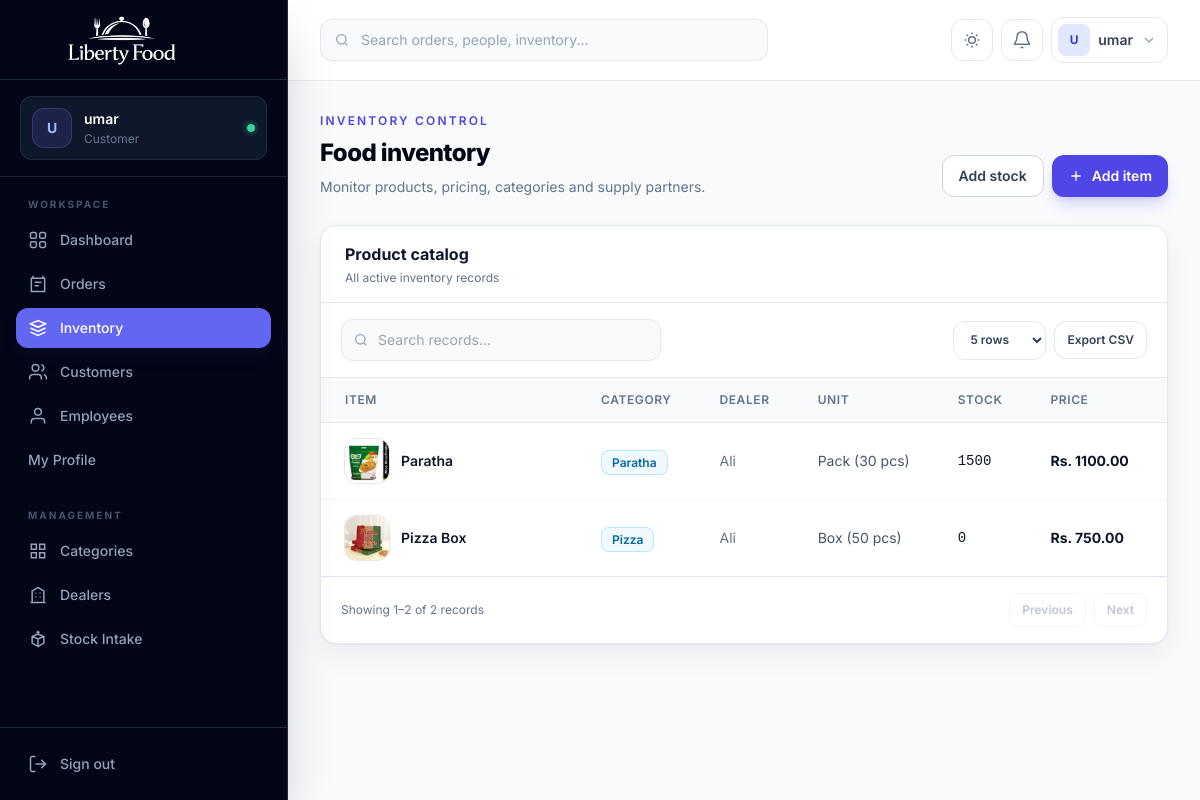
Before: /foods/ (signed in) with the older database file.
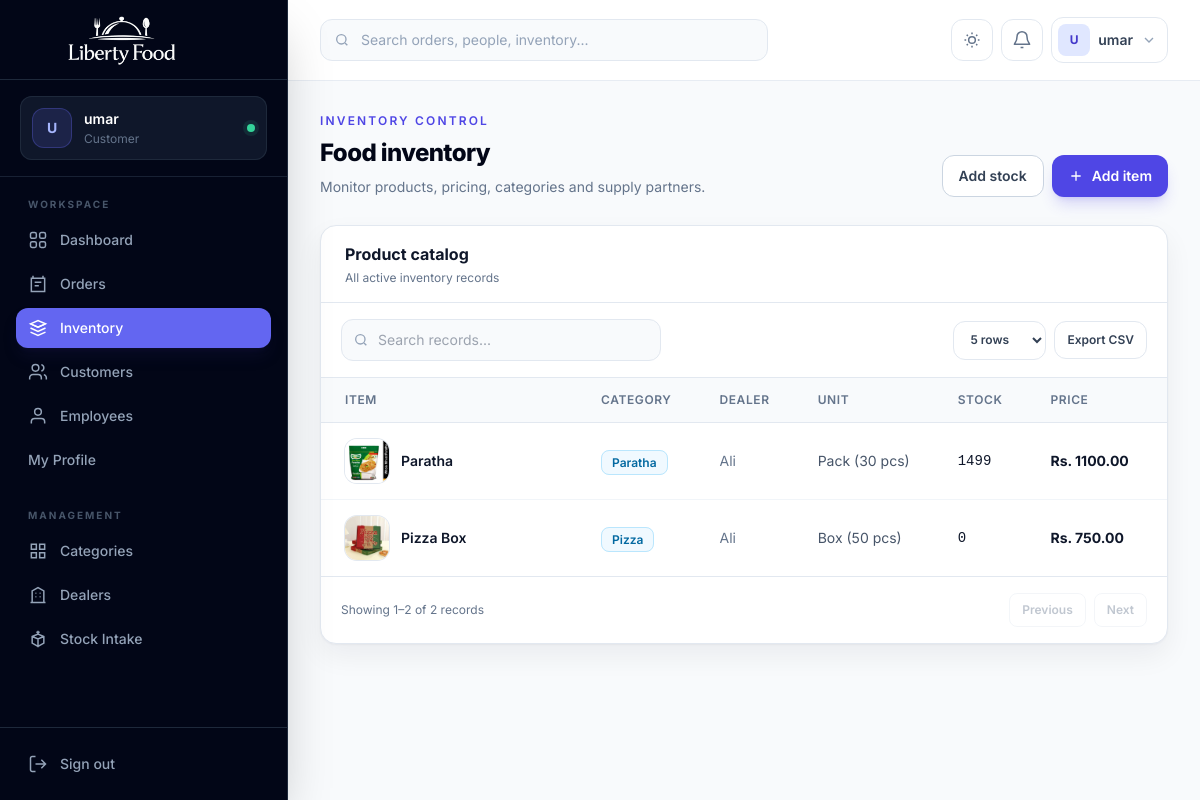
After: the same page with the newer database file.
### core_app/models.py (models this page shows, shortened)
class FoodItem(models.Model):
    name = models.CharField(max_length=100)
    description = models.TextField()
    price = models.DecimalField(max_digits=8, decimal_places=2, blank=True)
    category = models.ForeignKey(Category, on_delete=models.CASCADE)
    dealer = models.ForeignKey(Dealer, on_delete=models.SET_NULL, null=True, blank=True)
    image = models.ImageField(upload_to="food_images/", null=True, blank=True)
    quantity = models.PositiveIntegerField(default=0)
    UNIT_CHOICES = [
        ("unit", "Piece"),
        ("pack", "Pack"),
        ("box", "Box"),
        ("carton", "Carton"),
        ("bottle", "Bottle"),
    ]
    default_unit = models.CharField(max_length=20, choices=UNIT_CHOICES, default="unit")
    pieces_per_pack = models.PositiveIntegerField(default=1)
    pieces_per_box = models.PositiveIntegerField(default=0)
    pieces_per_carton = models.PositiveIntegerField(default=0)
    custom_unit_name = models.CharField(max_length=50, blank=True, null=True)
    created_at = models.DateTimeField(auto_now_add=True)
    total_sold = models.PositiveIntegerField(default=0)

class Category(models.Model):
    name = models.CharField(max_length=200)
    image = models.ImageField(upload_to='categories/', null=True, blank=True)
    status = models.BooleanField(default=True)

class Dealer(models.Model):
    name = models.CharField(max_length=200)
    phone = models.CharField(max_length=20)
    address = models.TextField()
    def __str__(self):
        return self.name

### core_app/views.py (the view)
# urls.py: path('foods/', views.fooditem_list, name='fooditem_list'),
@admin_required
def fooditem_list(request):
    return render(request, "fooditem_list.html", {
        "items": FoodItem.objects.all()
    })

### accounts/decoraters.py (called while the page is built)
def is_admin(user):
    return user.is_authenticated and (user.is_superuser or user.role == "admin")

def role_required(*roles):
    def decorator(view_func):
        @login_required
        @wraps(view_func)
        def wrapper(request, *args, **kwargs):
            if is_admin(request.user) or request.user.role in roles:
                return view_func(request, *args, **kwargs)
            raise PermissionDenied("You do not have permission to access this page.")
        return wrapper
    return decorator

### templates/fooditem_list.html (shortened to what the changed rows need)
{% extends "base.html" %}
{% block content %}
<section class="mb-7 flex flex-col gap-4 sm:flex-row sm:items-end sm:justify-between">
  <div>
    <h1 class="mt-2 text-2xl font-extrabold tracking-tight text-slate-950 dark:text-white">Food inventory</h1>
  </div>
</section>
<section class="overflow-hidden rounded-2xl border border-slate-200 bg-white shadow-soft dark:border-slate-800 dark:bg-slate-900">
  <div class="border-b border-slate-200 px-6 py-4 dark:border-slate-800">
    <h2 class="font-bold text-slate-900 dark:text-white">Product catalog</h2>
  </div>
  <div class="overflow-x-auto">
    <table class="min-w-full divide-y divide-slate-200 dark:divide-slate-800">
      <thead class="bg-slate-50 dark:bg-slate-800/50">
        <tr>
          <th class="px-6 py-3.5 text-left text-xs font-semibold uppercase tracking-wider text-slate-500">Item</th>
          <th class="px-6 py-3.5 text-left text-xs font-semibold uppercase tracking-wider text-slate-500">Category</th>
            <th class="px-6 py-3.5 text-left text-xs font-semibold uppercase tracking-wider text-slate-500">Dealer</th>
            <th class="px-6 py-3.5 text-left text-xs font-semibold uppercase tracking-wider text-slate-500">Unit</th>
            <th class="px-6 py-3.5 text-left text-xs font-semibold uppercase tracking-wider text-slate-500">Stock</th>
          <th class="px-6 py-3.5 text-left text-xs font-semibold uppercase tracking-wider text-slate-500">Price</th>
          <th class="px-6 py-3.5 text-right text-xs font-semibold uppercase tracking-wider text-slate-500">Actions</th>
        </tr>
      </thead>
      <tbody class="divide-y divide-slate-100 dark:divide-slate-800">
        {% for item in items %}
          <tr class="hover:bg-slate-50 dark:hover:bg-slate-800/40">
            <td class="px-6 py-4">
              <div class="flex min-w-52 items-center gap-3">
                {% if item.image %}
                  <img src="{{ item.image.url }}" alt="{{ item.name }}" class="h-11 w-11 rounded-xl object-cover ring-1 ring-slate-200 dark:ring-slate-700">
                {% endif %}
                <span class="text-sm font-semibold text-slate-900 dark:text-white">{{ item.name }}</span>
              </div>
            </td>
            <td class="whitespace-nowrap px-6 py-4">
              {% if item.category %}
                <span class="rounded-lg border border-sky-200 bg-sky-50 px-2.5 py-1 text-xs font-semibold text-sky-700 dark:border-sky-700">{{ item.category.name }}</span>
              {% else %}
                —
              {% endif %}
            </td>
            <td class="whitespace-nowrap px-6 py-4 text-sm text-slate-500">{{ item.dealer|default:"—" }}</td>
            <td class="whitespace-nowrap px-6 py-4 text-sm text-slate-600 dark:text-slate-300">
              {% if item.custom_unit_name %}
                {{ item.custom_unit_name }}
              {% else %}
                {% if item.default_unit == 'unit' %}Piece
                {% elif item.default_unit == 'pack' %}Pack ({{ item.pieces_per_pack }} pcs)
                {% elif item.default_unit == 'box' %}{% if item.pieces_per_box %}Box ({{ item.pieces_per_box }} pcs){% else %}Box ({{ item.pieces_per_pack }} pcs){% endif %}
                {% elif item.default_unit == 'carton' %}{% if item.pieces_per_carton %}Carton ({{ item.pieces_per_carton }} pcs){% else %}Carton ({{ item.pieces_per_pack }} pcs){% endif %}
                {% elif item.default_unit == 'bottle' %}Bottle ({{ item.pieces_per_pack }} pcs)
                {% else %}{{ item.default_unit|title }}
                {% endif %}
              {% endif %}
            </td>
            <td class="whitespace-nowrap px-6 py-4 text-sm font-mono text-slate-900 dark:text-white">{{ item.quantity }}</td>
            <td class="whitespace-nowrap px-6 py-4 text-sm font-bold text-slate-900 dark:text-white">Rs. {{ item.price }}</td>
            <td class="px-6 py-4">
            </td>
          </tr>
        {% endfor %}
      </tbody>
    </table>
  </div>
</section>
{% endblock %}

Changed rows visible on the page:
changed FoodItem "Paratha": quantity "1500" → "1499"
